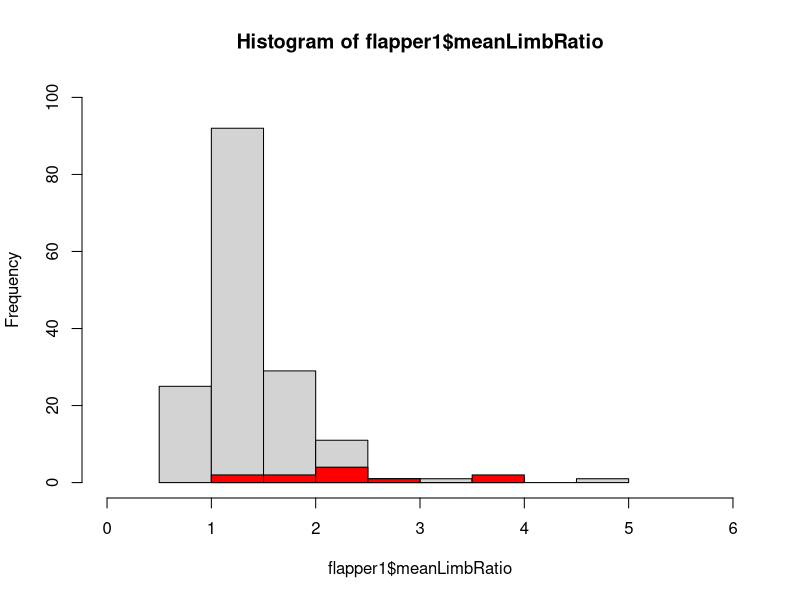
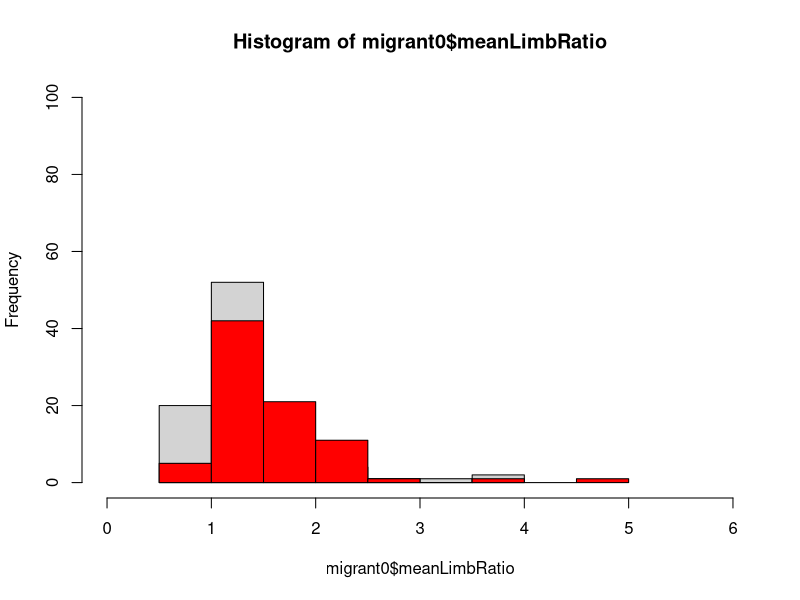

Write the R code that produced these figures, in order.
# Create bird datasets
## Discrete traits: flapper, migrant; continuous trait: humerus-ulna ratio

library(ape)
library(tidyverse)

discreteTrait <- read_csv("./bird_brain.csv")
contTrait <- read_csv("./Jess_skel_methods.csv")

discreteTrait <- discreteTrait %>% dplyr::select(2, 4, 5)

contTrait <- contTrait %>%
  filter(sex == "M") %>% 
  mutate(limbRatio = humerus/femur) %>% 
  drop_na() %>% 
  dplyr::select(2, 16) %>% 
  group_by(genus_species) %>% 
  reframe(meanLimbRatio = mean(limbRatio)) %>% 
  rename(Species = 'genus_species')

Traits <- discreteTrait %>% inner_join(contTrait) %>% 
  drop_na()


# Making continuous trait nexus file with R coz RevBayes couldn't read my by-hand version
limbRatio <- list()
for (i in 1:length(Traits$Species)){
  limbRatio[[Traits$Species[i]]] <- list(Traits$meanLimbRatio[i])
}
write.nexus.data(limbRatio, "./birdLimbRatio.nex", format = "continuous")

mean(Traits$meanLimbRatio)


#Looking at distributions of the dataset
flapper0 <- Traits %>% filter(Flapper == 0)
flapper1 <- Traits %>% filter(Flapper == 1)

hist(flapper1$meanLimbRatio, ylim = c(0, 100), xlim = c(0, 6))
hist(flapper0$meanLimbRatio, add = TRUE, col = "red")

var(Traits$meanLimbRatio)

migrant0 <- Traits %>% filter(Migrant == 0)
migrant1 <- Traits %>% filter(Migrant == 1)

hist(migrant0$meanLimbRatio, ylim = c(0, 100), xlim = c(0, 6))
hist(migrant1$meanLimbRatio, add = TRUE, col = "red")


